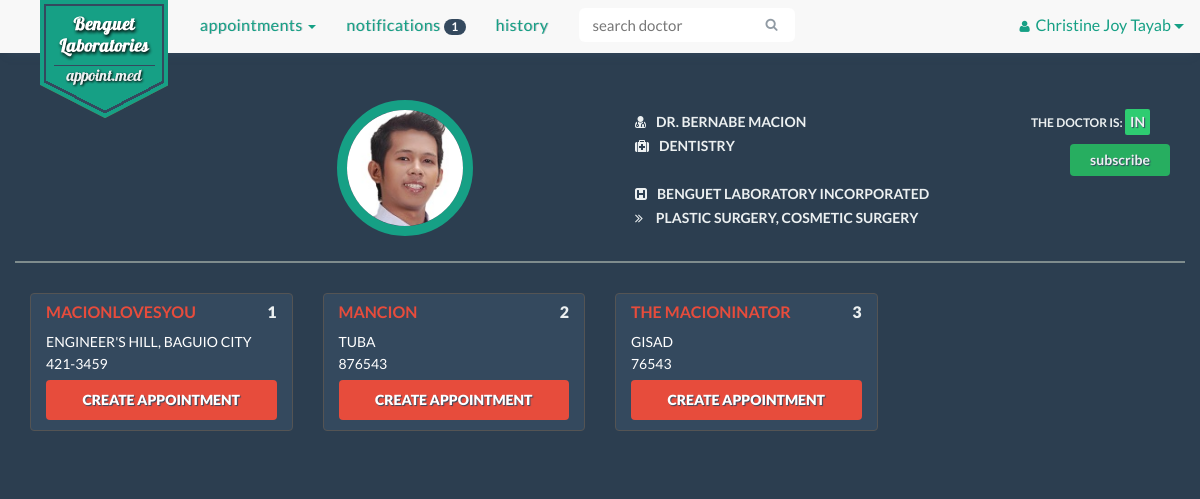
Screenshot of /doctor.php?id=2015Macion (signed in) with the database file from the repository.
### tables this page shows
CREATE TABLE IF NOT EXISTS `patient` (
  `patient_id` varchar(30) NOT NULL,
  `patient_name` varchar(30) NOT NULL,
  `patient_contact` varchar(20) NOT NULL,
  `birthdate` date NOT NULL,
  `email` varchar(30) NOT NULL,
  `username` varchar(30) NOT NULL,
  `occupation` varchar(30) DEFAULT NULL,
  PRIMARY KEY (`patient_id`),
  KEY `username` (`username`)
);

CREATE TABLE IF NOT EXISTS `doctor` (
  `doctor_id` varchar(30) NOT NULL,
  `doctor_name` varchar(30) NOT NULL,
  `specialization` varchar(30) NOT NULL,
  `doctor_status` enum('On Leave','Emergency','In','Out','Sick Leave') NOT NULL,
  `email` varchar(30) NOT NULL,
  `username` varchar(30) NOT NULL,
  PRIMARY KEY (`doctor_id`),
  KEY `username` (`username`)
);

CREATE TABLE IF NOT EXISTS `clinic` (
  `clinic_id` varchar(30) NOT NULL,
  `clinic_location` varchar(200) NOT NULL,
  `clinic_name` varchar(50) NOT NULL,
  `clinic_contact` varchar(50) NOT NULL,
  `doctor_id` varchar(30) NOT NULL,
  PRIMARY KEY (`clinic_id`),
  KEY `doctor_id` (`doctor_id`)
);

### doctor.php (the view, shortened to what this page needs)
<!DOCTYPE html>
<html lang="en">
<head>
</head>
    <?php
        include 'include/head.php';
        include 'connectdatabase.php';
    ?>
  <body>
    <div class="container">
        <?php
            if(isset($_SESSION['loggedIn']) && isset($_SESSION['account_type']) && isset($_SESSION['username'])){
                $username = $_SESSION['username'];
            }else{
                header("location: index.php");
                die();
            }
            $doctor_id= mysqli_real_escape_string($con, $_GET['id']);
            $result = mysqli_query($con, "SELECT * FROM patient WHERE username LIKE '$username'" );
            $p_row =  mysqli_fetch_array($result);
            $patient = $p_row['patient_id'];
            $patient_n = $p_row['patient_name'];
            $c_result = mysqli_query($con, "SELECT * FROM clinic WHERE doctor_id LIKE '$doctor_id'");
            $result = mysqli_query($con, "SELECT * FROM doctor WHERE doctor_id LIKE '$doctor_id'" );
            $d_row =  mysqli_fetch_array($result);
            $count_result = mysqli_query($con, "SELECT COUNT(notification) AS count FROM notification WHERE patient_id LIKE '$patient' AND indicator = 'doctor'" );
            $count_row = mysqli_fetch_array($count_result);
            $notif_count =  $count_row['count'];
        ?>
        <?php
            include 'include/pt-nav-start.php';
        ?>
                    <ul class="nav navbar-nav">
                        <li class="dropdown">
                            <a href="#" class="dropdown-toggle" data-toggle="dropdown" role="button" aria-expanded="false">Appointments <span class="caret"></span></a>
                        </li>
                        <li><a href="notifications.php">Notifications <span class="badge"><?php echo $notif_count?></span></a></li>
                        <li><a href="history.php">History</a></li>
        <?php
            include 'include/pt-nav-end.php';
        ?>
        <div class="container-fluid" id="doctor-info">
            <div class="row">
                <div class="col-xs-12 col-md-2 col-md-offset-3 d-pic">
                      <img class="img-responsive" src="img/profile/<?php
                            $file = "img/profile/".$doctor_id.".jpg";
                            if(file_exists($file)){
                                echo $doctor_id;
                            }else{
                                echo 'profile';
                            } ?>.jpg">
                </div>
                <div class="col-xs-12 col-md-4 col-md-offset-1">
                    <div class="d-info">
                        <ul>
                            <li><i class="fa fa-user-md"></i>Dr. <?php echo strtoupper($d_row['doctor_name']); ?></li>
                            <li><i class="fa fa-medkit"></i><?php echo $d_row['specialization']; ?></li>
                            <br>
                            <li><i class="fa fa-h-square"></i>Benguet Laboratory Incorporated</li>
                            <li><i class="fa fa-angle-double-right"></i> Plastic Surgery, Cosmetic Surgery</li>
                        </ul>
                    </div>
                </div>
                <div class="col-md-2 text-right">
                    <div class="d-info">
                        <ul>
                            <li class="doc-status">The Doctor is: <span><?php echo($d_row['doctor_status']);?></span></li>
                        </ul>
                        <?php $sql = mysqli_query($con, "SELECT * FROM subscribe WHERE patient_id LIKE '$patient' AND doctor_id LIKE '$doctor_id'") or die(mysqli_error());
                        if(mysqli_num_rows($sql) ==0){
                            echo '<form action="subscribe.php" method="post" class="subs">';
                            echo  '<input type="submit" class="btn btn-default subscribe-btn btn-noborder" name="subs" value="Subscribe">';
                            echo '</form> ';
                            }
                        ?>
                    </div>
                </div>
            </div>
        </div>
        <div class="container-fluid" id="clinics">
            <div class="row">
                <?php
                          $count = 0;
                    while($c_row = mysqli_fetch_array($c_result)){
                        $count++;
                        echo '<div class="col-xs-12 col-md-3">';
                        echo '<div class="clinic-box">';
                        echo '<h2>' . $c_row['clinic_name'] . '<span>' .$count. '</span></h2>';
                        echo '<p>'. $c_row['clinic_location']. '</p>' ;
                        echo '<p>'. $c_row['clinic_contact'] .'</p>';
                        echo ' <button type="button" class="btn btn-default clinic create-btn btn-noborder clinic" data-toggle="modal" data-target=".bs-example-modal-sm" data-id="'.$c_row['clinic_id'].'">
                            <span class="fui-new"> </span>Create Appointment</button>';
                                               echo '</div>';
                        echo '</div>';
                    }
                ?>
            </div>
        </div>
    </div>
  </body>
</html>

### include/pt-nav-end.php (shortened to what this page needs)
                <form class="navbar-form navbar-right" method="post" role="search">
                    <div class="input-group search-bar">
                        <input type="text" class="form-control" name="search" placeholder="search doctor" id="inputSearch">
                        <span class="input-group-btn">
                            <button type="submit" class="btn"><i class="fa fa-search"></i></button>
                        </span>
                    </div>
                </form>
            </ul>
            <ul class="nav navbar-nav navbar-right">
                <div class="btn-group navbar-right signedin">
                    <button type="button" class="btn btn-default btn-lg btn-noborder dropdown-toggle" data-toggle="dropdown" aria-expanded="false">
                        <i class="fa fa-user"></i><?php echo $patient_n ?>
                        <span class="caret"></span>
                    </button>
                </div>
            </ul>
        </div>
    </div>
</nav>

### css/styles.css (style rules this page uses)
* { margin: 0; padding: 0; }
body { padding-top: 80px; font-family: "Lato", Arial, sans-serif; color: #34495e; font-size: 18px; line-height: 1.72222; background-color: #2C3E50; }
a { color: #16a085 !important; -webkit-transition: .25s; transition: .25s; }
h1, h2, h3, h4 { font-family: inherit; font-weight: 700; line-height: 1.1; color: inherit; }
.container { padding-left: 0 !important; padding-right: 0 !important; }
i.fa.fa-user-md { padding-right: 10px; }
nav > div > div > ul > li > a { font-size: 16px; letter-spacing: 0.5px; text-transform: lowercase; border-bottom: 3px solid #f8f8f8; text-shadow: 1px 0px 0px rgba(52, 73, 94, 0.3); }
.navbar-nav i { padding-right: 6px !important; padding-left: 6px; font-size: 13px; }
.navbar-default .navbar-form .search-bar { width: 90%; margin: 0 auto; }
.navbar-default .navbar-form .form-control { border-color: transparent; }
.navbar-default .navbar-form .btn { color: #919ba4; border-color: transparent; }
.navbar-form .btn { height: 34px; padding: 5px 10px; font-size: 13px; line-height: 1.4; border-radius: 6px; }
.navbar-form .btn { margin: 0; }
.input-group-btn .btn { background-color: #fff; border: 2px solid #bdc3c7; border-left: 0; }
.signedin { margin-top: 5px; }
.signedin button { font-size: 16px; margin-left: 10px; }
.signedin button i { padding-right: 7px; }
.signedin .btn-noborder { color: #16a085; }
.badge { padding: 2px 7px; background-color: #34495E; }
.search-bar .form-control { border-right: 0; border-top-left-radius: 6px !important; border-bottom-left-radius: 6px !important; }
.search-bar .form-control, .input-group-btn .btn { -webkit-transition: all .5s; transition: all .5s; }
.input-group { width: 100%; }
.form-control { padding: 8px 12px; font-size: 15px !important; line-height: 1.467; color: #34495e; border: 2px solid #bdc3c7; box-shadow: none; -webkit-transition: border .25s linear, color .25s linear, background-color .25s linear; transition: border .25s linear, color .25s linear, background-color .25s linear; }
.btn-default.create-btn { width: 100%; padding: 10px 19px; color: #fff !important; background-color: #E74C3C; font-weight: 800; text-transform: uppercase; text-shadow: 1px 1px 1px #34495E; }
.subscribe-btn { background-color: #27AE60 !important; color: #ECF0F1; width: 100px; font-size: 14px; font-weight: 600; text-transform: lowercase; text-shadow: 1px 1px 1px #34495E; }
.btn-noborder { border: 0; background: none; }
.search-bar { width: 195px; }
#doctor-info, #patient-info { margin: 20px 0 3px 0; padding-bottom: 20px; color: #ECF0F1; font-size: 14px; border-bottom: 2px solid #7F8C8D; }
#doctor-info img, #patient-info img, .doctors-full-list img { height: 136px; width: 136px; margin: 0 auto; border: 10px solid #16A085; border-radius: 50%; }
.d-info ul, .p-info ul { margin: 10px 0; list-style: none; text-transform: uppercase; font-weight: 600; }
.p-info ul i, .d-info ul i { padding-right: 10px; }
.p-info ul li, .d-info ul li { margin: 0 10px; padding: 0 10px; }
.d-info span { background-color: #2ECC71; padding: 5px; border-radius: 2px; font-size: 14px; text-shadow: 1px 1px 1px #34495E; }
.doc-status { font-size: 12px; }
#clinics { margin: 30px 0; font-size: 14px; }
.clinic-box { margin-bottom: 10px; padding: 10px 15px; background: #34495E; border: 1px solid #545454; border-radius: 4px; }
.clinic-box h2 { margin: 0 0 15px 0; color: #E74C3C; font-size: 16px; text-transform: uppercase; }
.clinic-box span { float: right; color: #ECF0F1; font-weight: 800; }
.clinic-box p { color: #fff; line-height: 12px; text-transform: uppercase; }

### doctor.php (style rules this page uses)
a { text-decoration: none; background: #3bb998; color:#FFFFFF; cursor: pointer; }

### rows the page displays
patient: patient_name "Christine Joy Tayab"
doctor: doctor_name "BERNABE MACION", specialization "DENTISTRY", doctor_status "IN"
clinic: clinic_name "MACIONLOVESYOU", clinic_location "ENGINEER'S HILL, BAGUIO CITY", clinic_contact "421-3459"
clinic: clinic_name "MANCION", clinic_location "TUBA", clinic_contact "876543"
clinic: clinic_name "THE MACIONINATOR", clinic_location "GISAD", clinic_contact "76543"

### other values shown
$notif_count "1"
